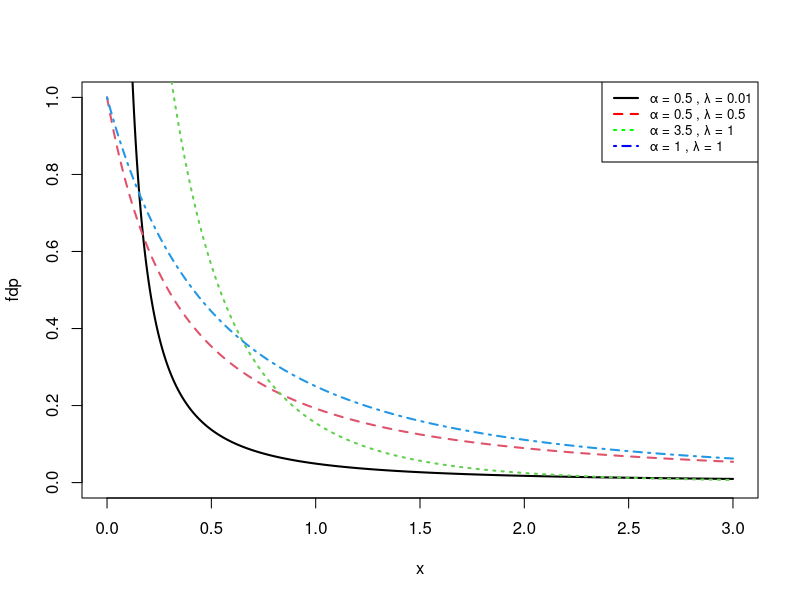
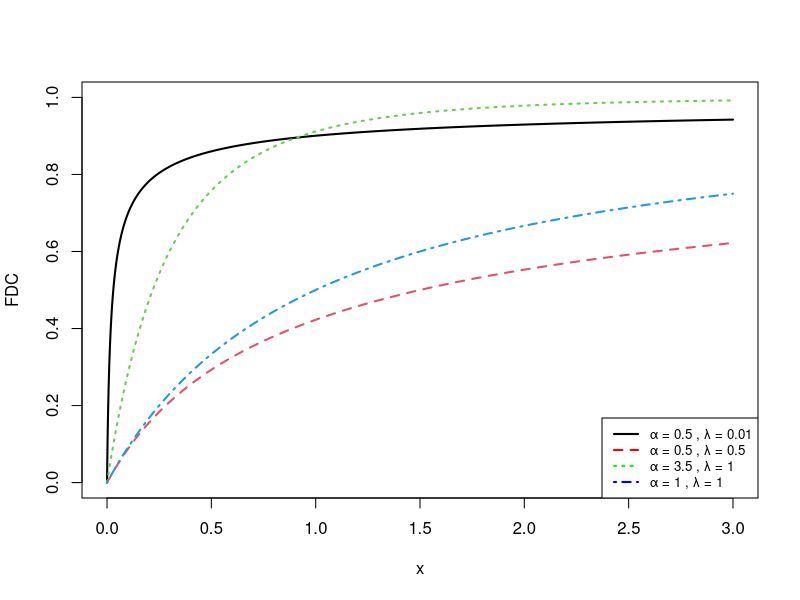
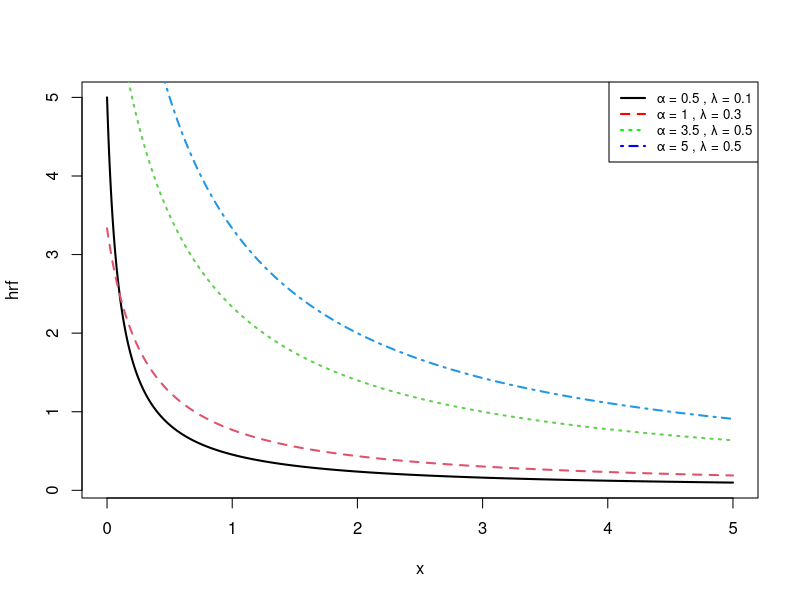
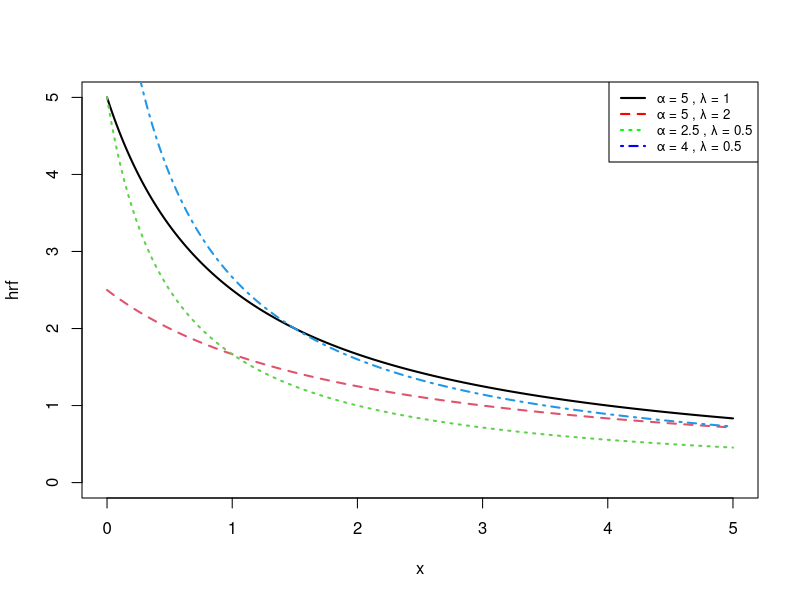

Source code (R) for these figures, in order:
cdf <- function(x,alpha,lambda){
  1-(1+x/lambda)^(-alpha)
}


pdf <- function(x,alpha,lambda){
  (alpha/lambda)*((1+x/lambda)^(-alpha-1))
}


alpha = c(0.5, 0.5,3.5,1)
lambda <- c(0.01,0.5,1,1)
x <- seq(0, 3, length.out = 10000)

plot(x,pdf(x,alpha[1],lambda[1]), ylab = "fdp",type ='l',lty=1,lwd=2,main = "", ylim=c(0,1))

for (i in 2:length(alpha)){
  y <- pdf(x, alpha[i], lambda[i])
  lines(x, y, col = i ,lty=i,lwd =2)
}


legend("topright", legend = c(paste("\u03b1 =", alpha ,"," , "\u03bb =", lambda  )), 
       col = c("black", "red", "green", "blue" ), lty = c(1,2,3,4),lwd=2, cex = 0.8)





plot(x,cdf(x,alpha[1],lambda[1]), ylab = "FDC",type ='l',lty=1,lwd=2,main = "", ylim=c(0,1))

for (i in 2:length(alpha)){
  y <- cdf(x, alpha[i], lambda[i])
  lines(x, y, col = i ,lty=i,lwd =2)
}


legend("bottomright", legend = c(paste("\u03b1 =", alpha ,"," , "\u03bb =", lambda  )), 
       col = c("black", "red", "green", "blue" ), lty = c(1,2,3,4),lwd = 2, cex = 0.8)




alpha = c(0.5, 1,3.5,5)
lambda <- c(0.1,0.3,0.5,0.5)
x <- seq(0, 5, length.out = 10000)
plot(x,y <- pdf(x,alpha[1],lambda[1])/(1-cdf(x,alpha[1],lambda[1])), ylab = "hrf",lty=1,  type ='l',lwd=2, main = "")

for (i in 2:length(alpha)){
  y <- pdf(x,alpha[i],lambda[i])/(1-cdf(x,alpha[i],lambda[i]))
  lines(x, y, col = i , lty=i,lwd =2)
}


legend("topright", legend = c(paste("\u03b1 =", alpha ,"," , "\u03bb =", lambda  )), 
       col = c("black", "red", "green", "blue" ), lty = c(1,2,3,4), cex = 0.8,lwd=2)



alpha = c(5, 5,2.5,4)
lambda <- c(1,2,0.5,0.5)
x <- seq(0, 5, length.out = 10000)
plot(x,y <- pdf(x,alpha[1],lambda[1])/(1-cdf(x,alpha[1],lambda[1])), ylab = "hrf",lty=1,  type ='l',lwd=2, main = "",ylim = c(0,5))

for (i in 2:length(alpha)){
  y <- pdf(x,alpha[i],lambda[i])/(1-cdf(x,alpha[i],lambda[i]))
  lines(x, y, col = i , lty=i,lwd =2)
}


legend("topright", legend = c(paste("\u03b1 =", alpha ,"," , "\u03bb =", lambda  )), 
       col = c("black", "red", "green", "blue" ), lty = c(1,2,3,4), cex = 0.8,lwd=2)

